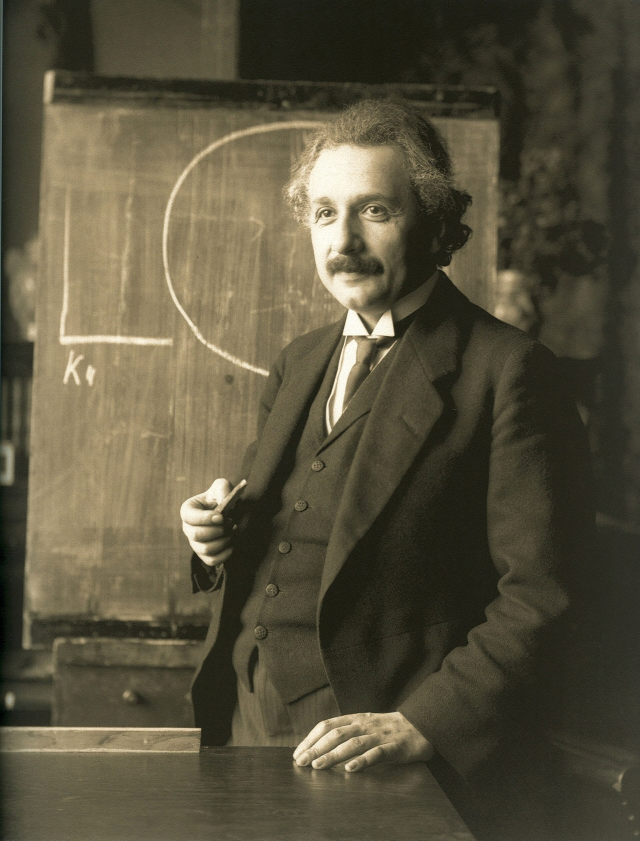
#> input picture videos/005-black-hole-voyage/assets/images/einstein_1921_schmutzer.jpg, 1920 x 2521 px (shown at 1/3 size)
$ python make_portrait.py
#> lines starting #> are read from the running program, lines starting #| are printed output that depends on the picture
"""Build assets/images/einstein_card.png from the public-domain source photo: a square head-and-shoulders
crop, slightly deepened, with a soft inner vignette. The scene draws a thin frame round it.

    uv run python videos/005-black-hole-voyage/make_portrait.py

Source: Albert Einstein during a lecture in Vienna, 1921, by Ferdinand Schmutzer (1870–1928). Public domain.
https://commons.wikimedia.org/wiki/File:Einstein_1921_by_F_Schmutzer_-_restoration.jpg
"""
from pathlib import Path

import numpy as np
from PIL import Image

here = Path(__file__).parent / "assets" / "images"
im = Image.open(here / "einstein_1921_schmutzer.jpg").convert("RGB").crop((500, 130, 1700, 1330))
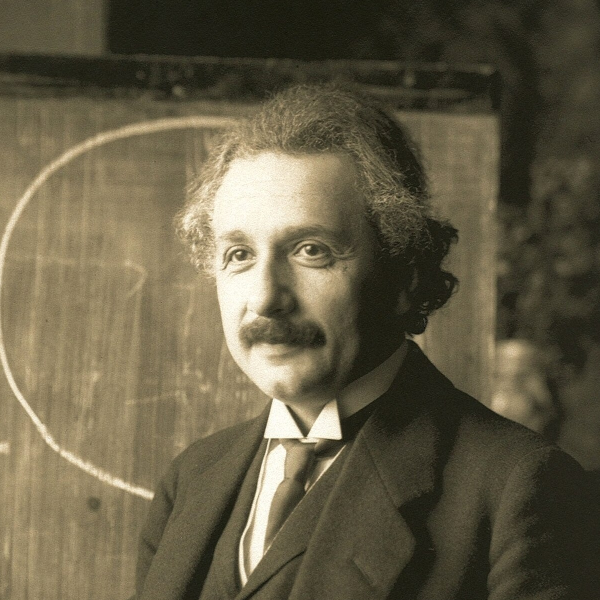
#> im: PIL image 1200x1200 RGB (shown at 1/2 size); mean R, G, B 100.6, 93, 70.1
rgb = np.asarray(im, float) / 255.0
rgb = rgb ** 1.15 * 0.92                                        # a little deeper, never brighter than the text
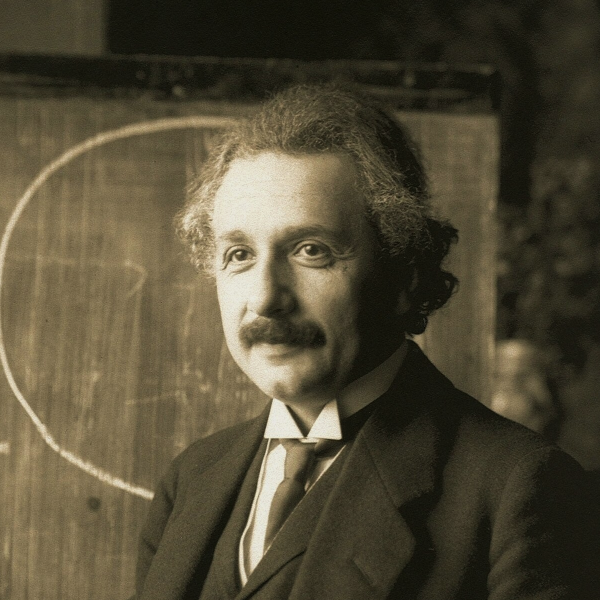
#> rgb: shape (1200, 1200, 3) float64 (shown at 1/2 size); mean R, G, B 0.324, 0.296, 0.215
h, w = rgb.shape[:2]
#> h = 1200; w = 1200
y, x = np.mgrid[0:h, 0:w]
r = np.hypot(x / (w - 1) - 0.5, y / (h - 1) - 0.5) / 0.7071
rgb *= (1.0 - 0.45 * np.clip((r - 0.45) / 0.55, 0, 1) ** 2)[..., None]
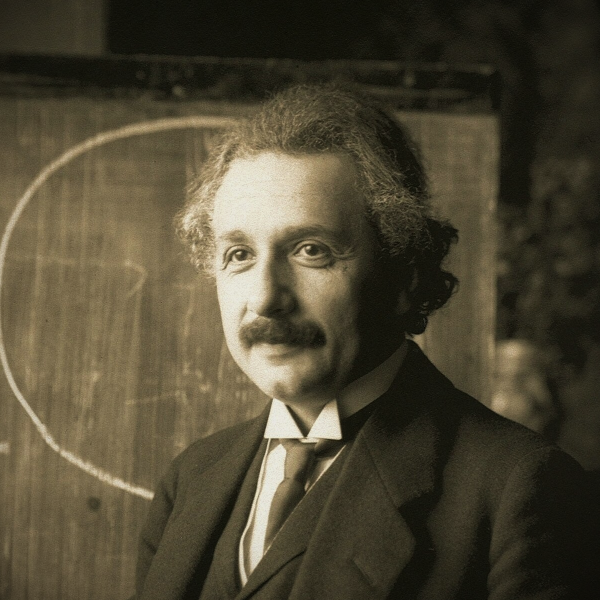
#> rgb: shape (1200, 1200, 3) float64 (shown at 1/2 size); mean R, G, B 0.31, 0.283, 0.206
out = np.dstack([rgb, np.ones((h, w))])
Image.fromarray((np.clip(out, 0, 1) * 255).astype("uint8"), "RGBA").save(here / "einstein_card.png")
print(here / "einstein_card.png", (w, h))
#| videos/005-black-hole-voyage/assets/images/einstein_card.png (1200, 1200)
